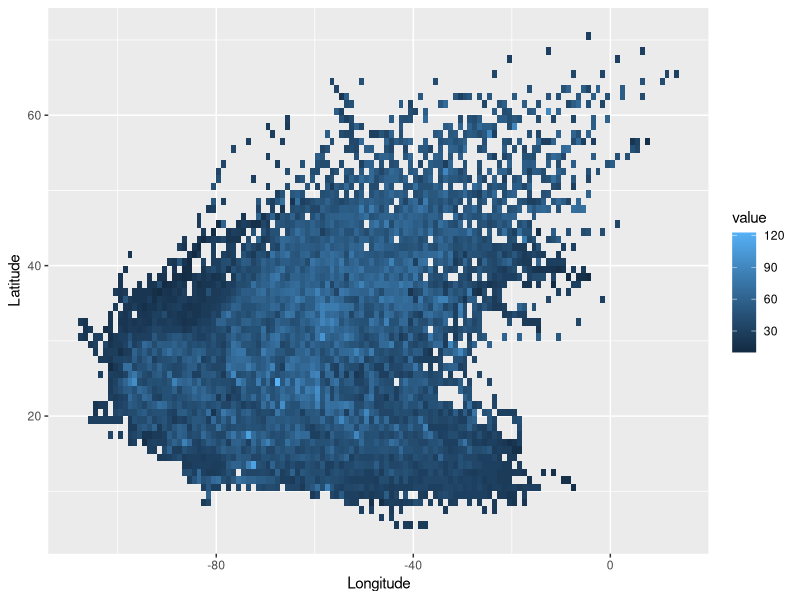
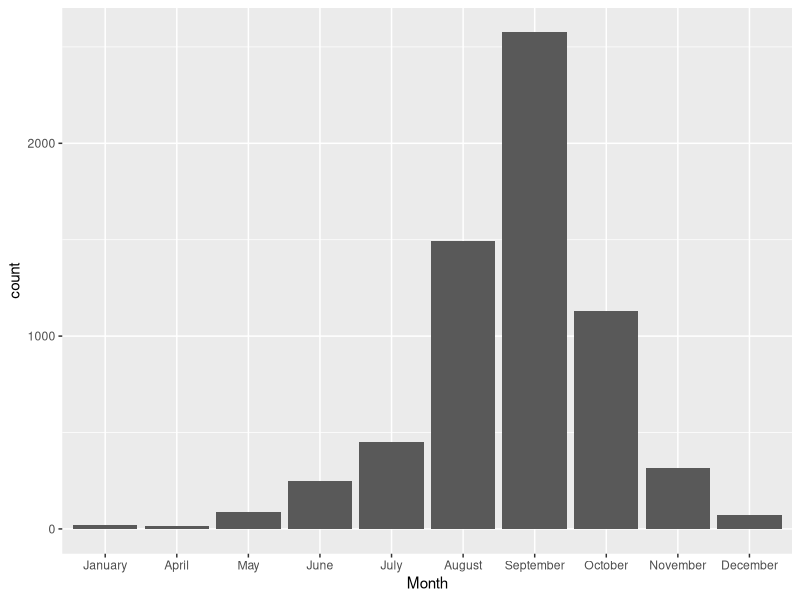
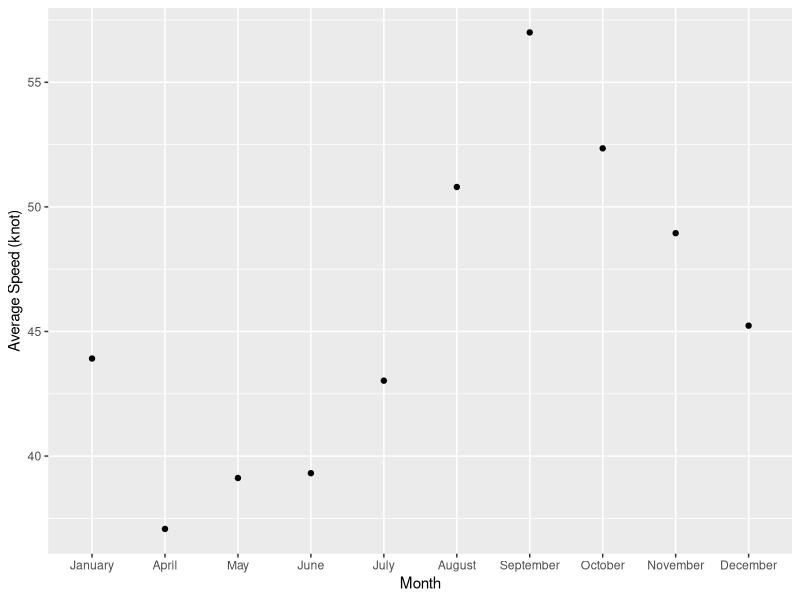
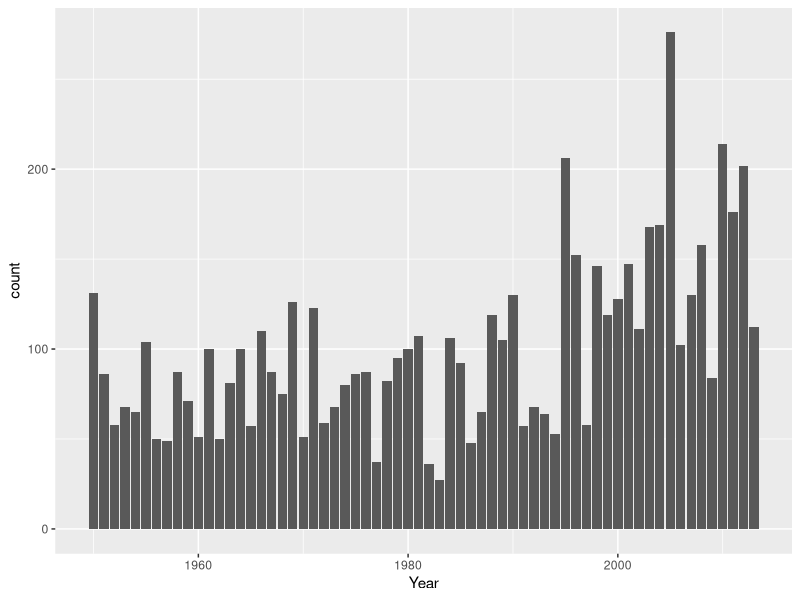
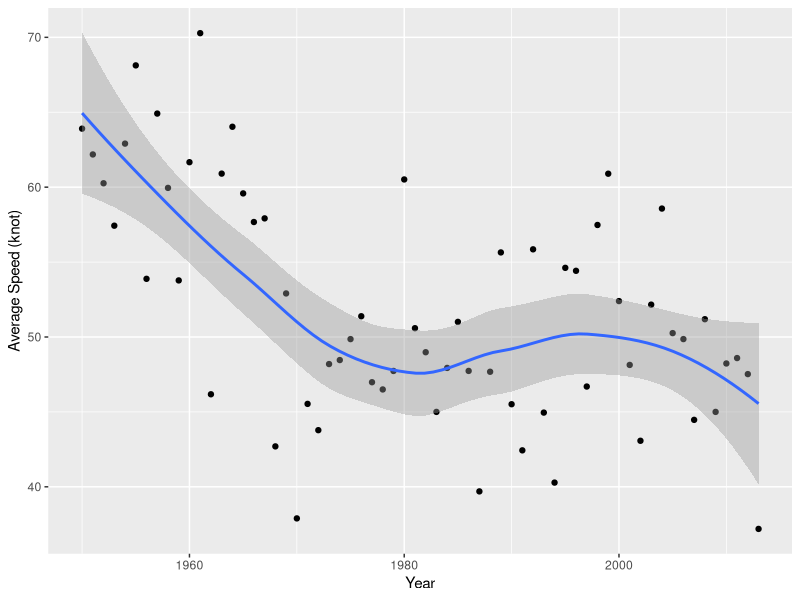
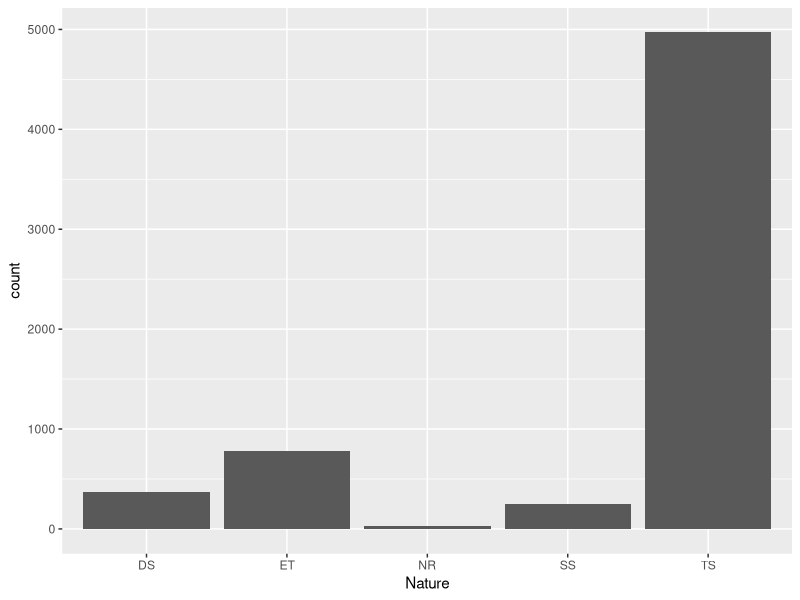
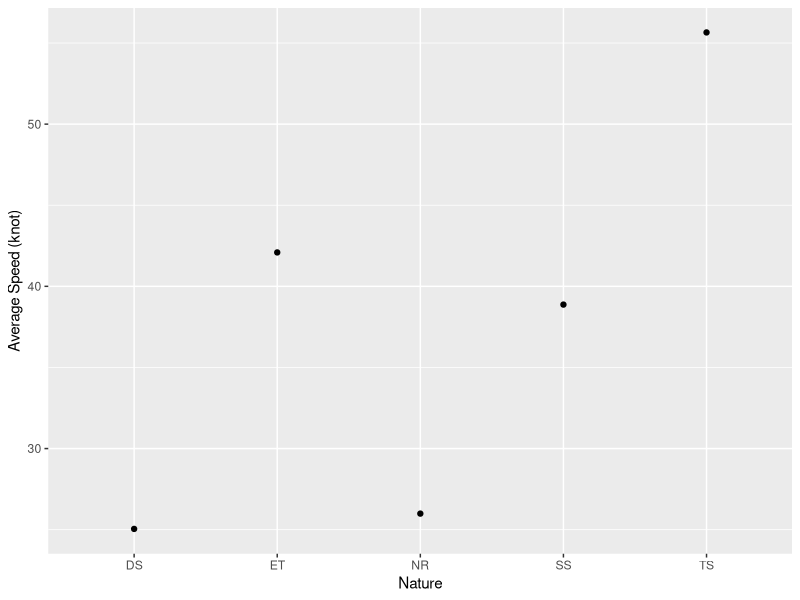

R code for these plots, in order:
## ---- chunk 1
knitr::opts_chunk$set(echo = TRUE)
## ---- chunk 2
library(ggplot2)
dt= read.csv("hurrican703.csv")
ggplot(data=dt, aes(x = Longitude, y = Latitude)) + 
  stat_summary_2d(data = dt, aes(x = Longitude, y = Latitude, z = dt$Wind.kt), fun = median, binwidth = c(1, 1), show.legend = TRUE) 
# + ggtitle("Distribution of Hurricanes at Different Location")
library(data.table)
dt <- as.data.table(dt)
summary(dt)
## ---- chunk 3
library(tidyverse)
dt_long <- dt %>%
    dplyr::group_by(ID) %>% 
    separate(time, into = c("Date", "Hour"), sep = " ") %>%
    mutate(Date = as.numeric(str_sub(Date,-2,-1)),
           Hour = str_sub(Hour,1,2))%>%
    mutate(Hour = as.numeric(ifelse(Hour == "06", "6", Hour))) %>%
    ungroup() %>%
    mutate(Month = factor(Month,levels = month.name)) %>%
    group_by(ID, Season, Month, Nature, Date) %>%
    mutate(n = n()) %>%
    arrange(Hour, .by_group = TRUE) %>%
    mutate(Wind_prev = Wind.kt - lag(Wind.kt, 1),
           Lat_change = Latitude - lag(Latitude, 1),
           Long_change = Longitude - lag(Longitude, 1))
save(dt_long, file = "dt_long.RData")
## ---- chunk 4
# Month and count
storms_month_name = distinct(group_by(select(dt_long, Month, ID), Month))
storms_month_name %>% 
  dplyr::group_by(Month) %>% 
  mutate(Month =  factor(Month, levels = month.name)) %>%  
  ggplot(aes(x = Month)) +
  geom_bar()
# + ggtitle("Count of Hurricanes in Each Month")
dt_long %>% 
  dplyr::group_by(Month) %>% 
  mutate(avg_speed = mean(Wind.kt)) %>% 
  distinct(Month, avg_speed) %>% 
  mutate(Month =  factor(Month, levels = month.name))%>% 
  ggplot(aes(x = Month, y = avg_speed)) +
  geom_point() +
  scale_y_continuous("Average Speed (knot)")
# + ggtitle("Average Speed (knot) of Hurricanes in Each Month")
## ---- chunk 5
# Season and count
storms_season_name = distinct(group_by(select(dt_long, Season, ID), Season))
ggplot(data = storms_season_name) + 
  geom_bar(aes(x = Season)) +
  scale_x_continuous("Year")
# + ggtitle("Count of Hurricanes in Each Year")
  
dt_long %>% 
  dplyr::group_by(Season) %>% 
  mutate(avg_speed = mean(Wind.kt)) %>% 
  distinct(Season, avg_speed) %>% 
  ggplot(aes(x = Season, y = avg_speed)) +
  geom_point() +
  geom_smooth(method = "loess") +
  scale_y_continuous("Average Speed (knot)") +
  scale_x_continuous("Year") 
# + ggtitle("Average Speed (knot) of Hurricanes in Each Year")
## ---- chunk 6
# Nature and count
storms_nature_name = distinct(group_by(select(dt_long, Nature, ID), Nature))
ggplot(data = storms_nature_name) + 
  geom_bar(aes(x = Nature))
# + ggtitle("Count of Hurricanes in Each Nature")
dt_long %>% 
  dplyr::group_by(Nature) %>% 
  mutate(avg_speed = mean(Wind.kt)) %>% 
  distinct(Nature, avg_speed) %>% 
  ggplot(aes(x = Nature, y = avg_speed)) +
  geom_point() +
  scale_y_continuous("Average Speed (knot)") 
# + ggtitle("Average Speed (knot) of Hurricanes in Each Nature")
